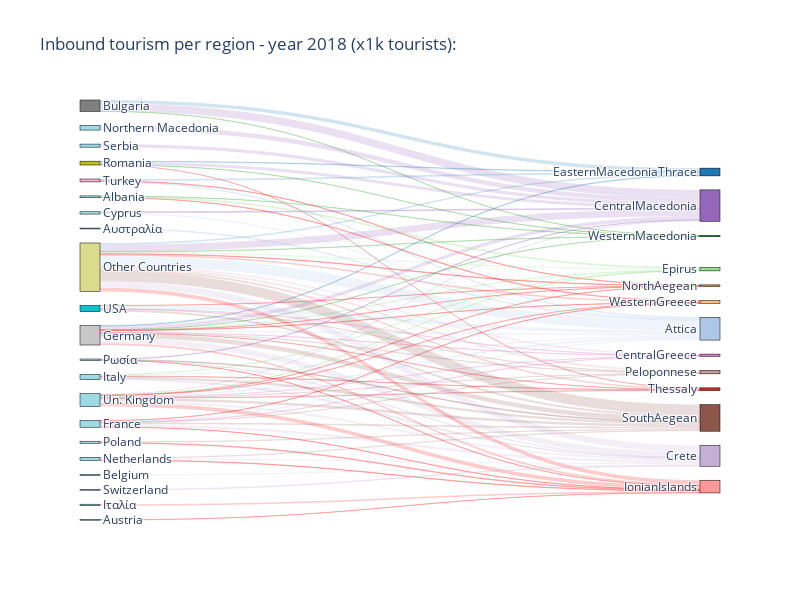

Here is the notebook cell this chart was saved with:
### Code cell
incoming_tourism(data_countries,2018)
